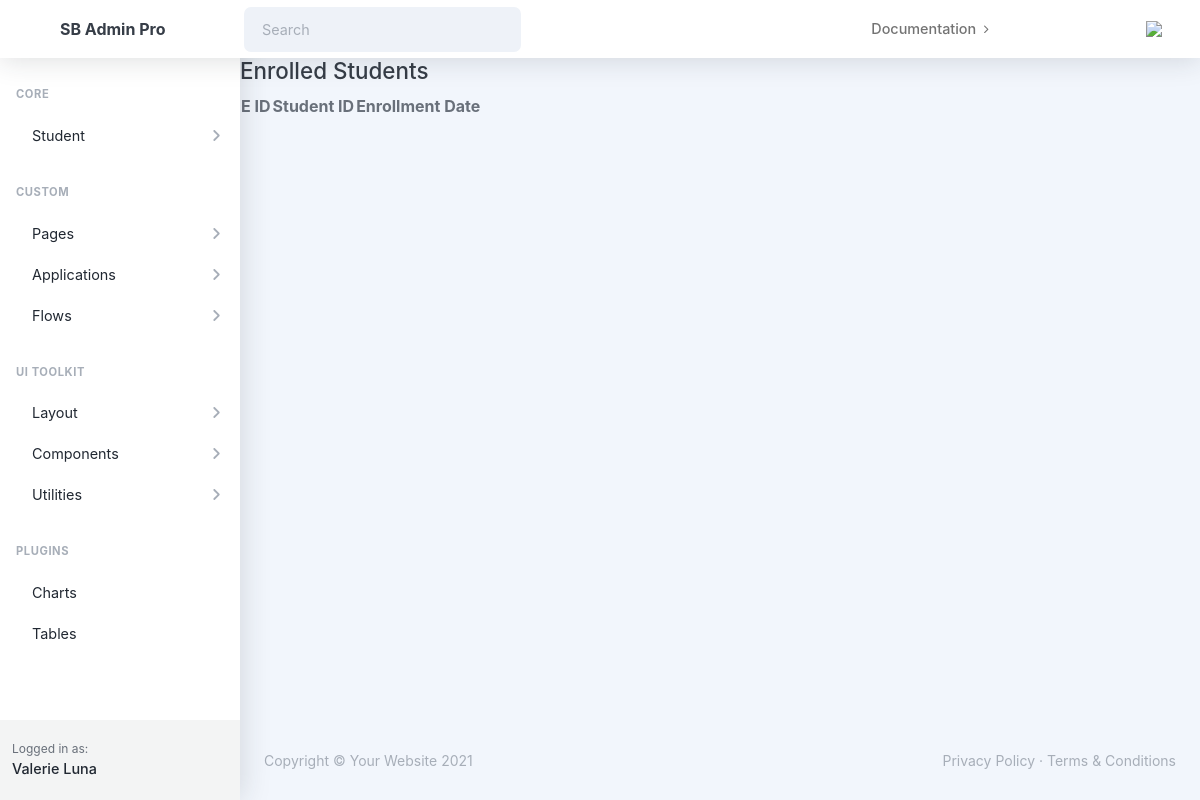
/enrollment/list-enrollees/, run on an earlier commit of the app's database.
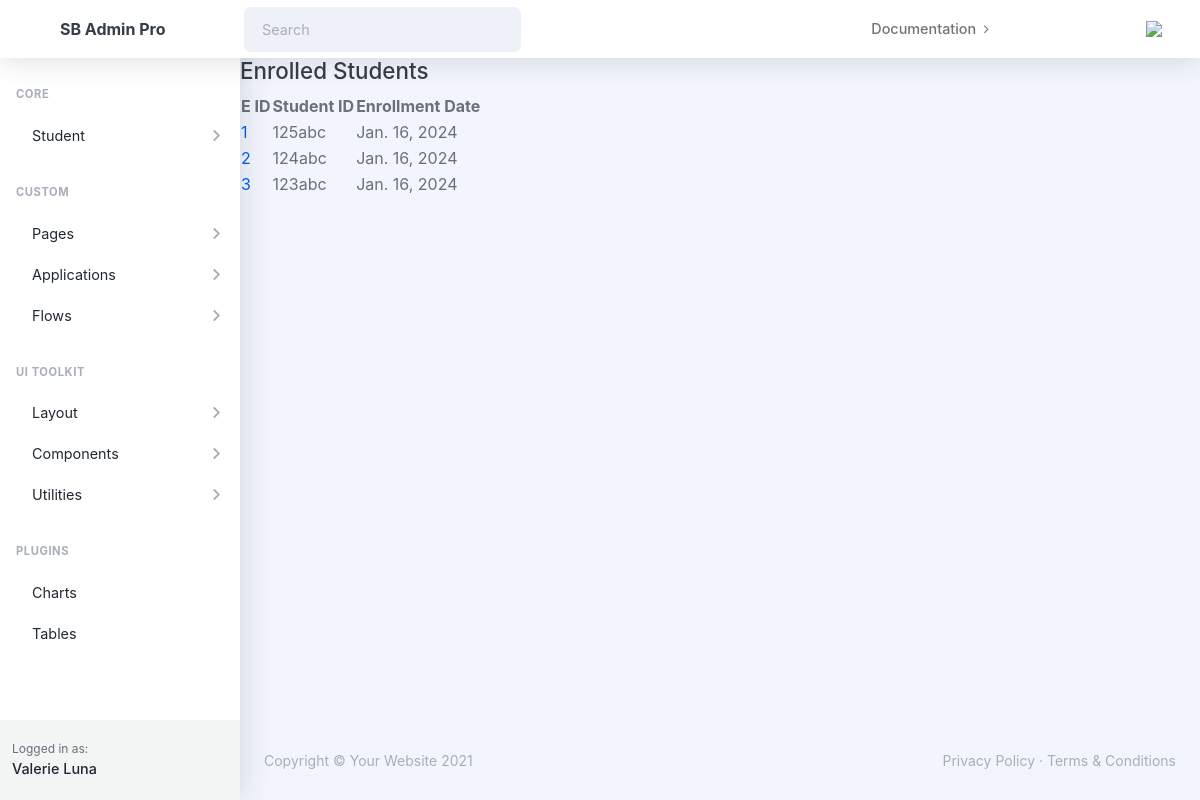
And on a later commit of the database.
### enrollment/models.py (models this page shows, shortened)
class Enrollment(models.Model):
    student_id = models.CharField(max_length=50)  # The unique ID of the student
    enrollment_date = models.DateField()
    ENROLLMENT_TYPE_CHOICE = [
        ('returning','Returning'),
        ('transferree', 'Transferree'),
    ]
    enrollment_type = models.CharField(max_length=50, choices=ENROLLMENT_TYPE_CHOICE, blank=True)

### enrollment/views.py (the view)
# urls.py: path('list-enrollees/', list_enrollees, name='list_enrollees'),
def list_enrollees(request):
    enrollments = Enrollment.objects.all()
    context = {
        'enrollments':enrollments
    }
    return render(request, 'enrollment/list-enrolls.html', {'enrollments': enrollments})

### enrollment/templates/enrollment/list-enrolls.html
{% extends 'students/base.html' %}
{% block content %}
    <h2>Enrolled Students</h2>
    <table>
        <thead>
            <tr>
                <th>E ID</th>
                <th>Student ID</th>
                <th>Enrollment Date</th>
            </tr>
        </thead>
        <tbody>
            {% for enrollment in enrollments %}
            <tr>
                <td>
                    <a href="{% url 'enrollment:view_enrollee' enrollment.id %}">
                        {{enrollment.id}}</a>
                </td>
                <td>{{ enrollment.student_id }}</td>
                <td>{{ enrollment.enrollment_date }}</td>
            </tr>
            {% endfor %}
        </tbody>
    </table>
{% endblock %}

What changed in the data, as far as the page shows it:
added Enrollment: id "1", student_id "125abc", enrollment_date "Jan. 16, 2024"
added Enrollment: id "2", student_id "124abc", enrollment_date "Jan. 16, 2024"
added Enrollment: id "3", student_id "123abc", enrollment_date "Jan. 16, 2024"
